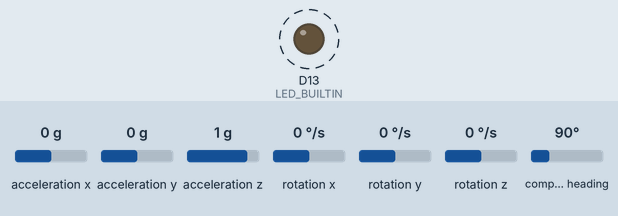
Simulated run of this sketch. Board: Arduino Nano 33 BLE. Parts: output pins drawn as LEDs (lit = HIGH). Dashed ring = blinking. The test bench sets the inputs (shaded band); at power-on: acceleration x 0 g, acceleration y 0 g, acceleration z 1 g, rotation x 0 °/s, rotation y 0 °/s, rotation z 0 °/s, compass heading 90°. What the sketch prints to the serial monitor is not drawn.

Above: at 0.5 s.
Timing chart, 0 to 3.0 s (numbered marks = the images above):
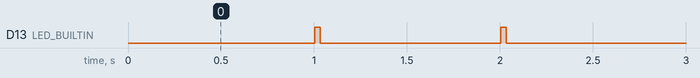

The sketch:

sensores_UART.ino
```cpp
#include <Arduino.h>
#include <Arduino_LSM9DS1.h>

struct Sample {
  uint32_t t_ms;
  float ax, ay, az; // g
  float gx, gy, gz; // deg/s
  float mx, my, mz; // uT (según librería)
};

static const uint32_t SAMPLE_PERIOD_MS = 100;   // muestreo cada 100 ms
static const uint32_t SEND_PERIOD_MS   = 1000;  // envío cada 1 s
static const int      N_SAMPLES        = 10;    // 1000/100 = 10

Sample buf[N_SAMPLES];
int bufCount = 0;

uint32_t t0 = 0;
uint32_t lastSampleMs = 0;
uint32_t lastSendMs = 0;
uint32_t blockId = 0;

// Últimos valores leídos (por si en un tick no hay "available")
float lastAx=0, lastAy=0, lastAz=0;
float lastGx=0, lastGy=0, lastGz=0;
float lastMx=0, lastMy=0, lastMz=0;

void setup() {
  pinMode(LED_BUILTIN, OUTPUT);

  Serial.begin(115200);
  while (!Serial) {}

  if (!IMU.begin()) {
    Serial.println("ERROR: No se detecta la IMU (LSM9DS1). Revisa placa/libreria.");
    while (true) {
      digitalWrite(LED_BUILTIN, !digitalRead(LED_BUILTIN));
      delay(200);
    }
  }

  t0 = millis();
  lastSampleMs = t0;
  lastSendMs = t0;

  Serial.println("OK: IMU iniciada.");
  Serial.println("Formato: bloque cada 1s con 10 muestras (cada 100ms).");
  Serial.println("Campos: t_ms;ax;ay;az;gx;gy;gz;mx;my;mz");
}

void readSensorsUpdateLast() {
  // Acelerómetro
  if (IMU.accelerationAvailable()) {
    IMU.readAcceleration(lastAx, lastAy, lastAz);
  }
  // Giroscopio
  if (IMU.gyroscopeAvailable()) {
    IMU.readGyroscope(lastGx, lastGy, lastGz);
  }
  // Magnetómetro
  if (IMU.magneticFieldAvailable()) {
    IMU.readMagneticField(lastMx, lastMy, lastMz);
  }
}

void pushSampleToBuffer(uint32_t nowMs) {
  readSensorsUpdateLast();

  Sample s;
  s.t_ms = nowMs - t0;
  s.ax = lastAx; s.ay = lastAy; s.az = lastAz;
  s.gx = lastGx; s.gy = lastGy; s.gz = lastGz;
  s.mx = lastMx; s.my = lastMy; s.mz = lastMz;

  if (bufCount < N_SAMPLES) {
    buf[bufCount++] = s;
  }
}

void sendBufferBlock() {
  blockId++;

  // Parpadeo al enviar (1 vez por segundo)
  digitalWrite(LED_BUILTIN, HIGH);
  delay(30);
  digitalWrite(LED_BUILTIN, LOW);

  Serial.print("#BLOCK ");
  Serial.print(blockId);
  Serial.print(" count=");
  Serial.println(bufCount);

  for (int i = 0; i < bufCount; i++) {
    Serial.print(buf[i].t_ms); Serial.print(';');

    Serial.print(buf[i].ax, 6); Serial.print(';');
    Serial.print(buf[i].ay, 6); Serial.print(';');
    Serial.print(buf[i].az, 6); Serial.print(';');

    Serial.print(buf[i].gx, 6); Serial.print(';');
    Serial.print(buf[i].gy, 6); Serial.print(';');
    Serial.print(buf[i].gz, 6); Serial.print(';');

    Serial.print(buf[i].mx, 6); Serial.print(';');
    Serial.print(buf[i].my, 6); Serial.print(';');
    Serial.print(buf[i].mz, 6);

    Serial.println();
  }

  // Separador visual
  Serial.println();
  bufCount = 0;
}

void loop() {
  uint32_t now = millis();

  // Muestreo cada 100 ms
  if (now - lastSampleMs >= SAMPLE_PERIOD_MS) {
    // para que no derive si hay pequeños retrasos:
    lastSampleMs += SAMPLE_PERIOD_MS;
    pushSampleToBuffer(now);
  }

  // Envío cada 1 s
  if (now - lastSendMs >= SEND_PERIOD_MS) {
    lastSendMs += SEND_PERIOD_MS;
    sendBufferBlock();
  }
}
```

Measured:
- by itself, D13 (LED_BUILTIN): alternates HIGH for 0.03 s and LOW for 0.97 s
